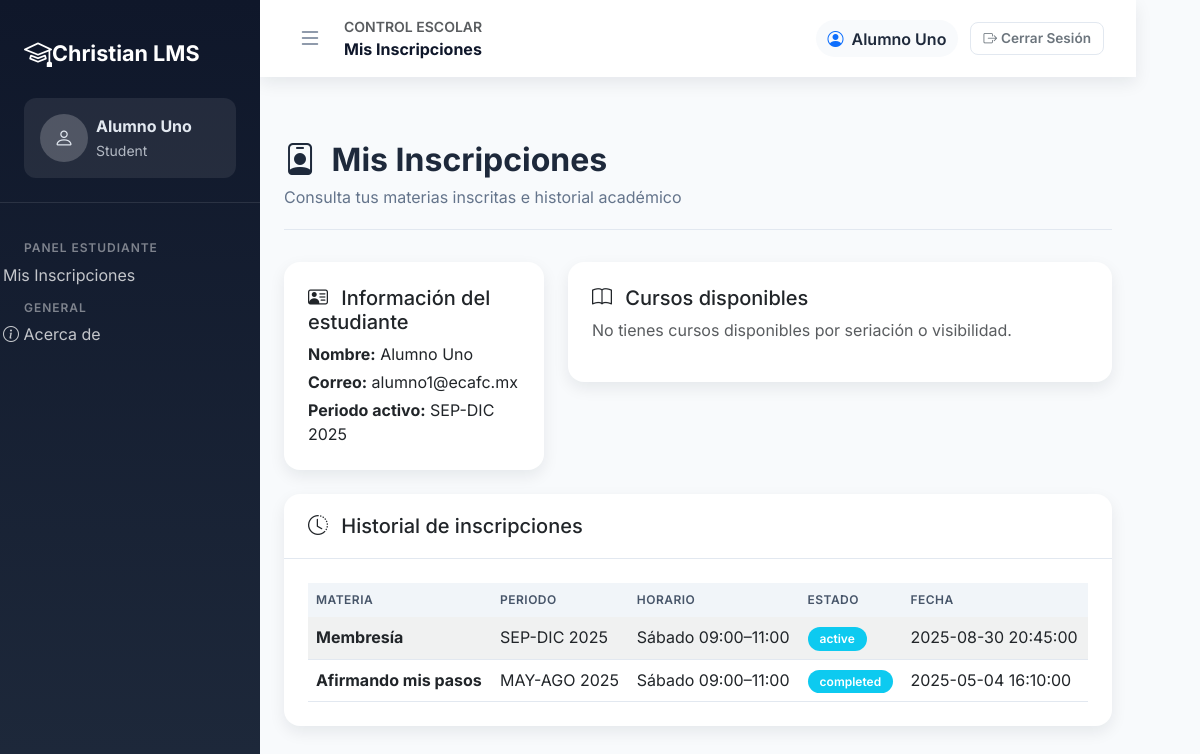
The app's page /enrollments (signed in) with its own data.
### tables this page shows
CREATE TABLE `terms` (
  `id` int(10) UNSIGNED NOT NULL,
  `code` varchar(30) NOT NULL,
  `name` varchar(120) NOT NULL,
  `start_date` date DEFAULT NULL,
  `inscriptions_start` date NOT NULL,
  `inscriptions_end` date NOT NULL,
  `term_start` date NOT NULL,
  `term_end` date NOT NULL,
  `status` enum('draft','active','closed') NOT NULL DEFAULT 'draft',
  `created_at` timestamp NOT NULL DEFAULT CURRENT_TIMESTAMP,
  `updated_at` timestamp NOT NULL DEFAULT CURRENT_TIMESTAMP ON UPDATE CURRENT_TIMESTAMP,
  `enrollment_start` date DEFAULT NULL,
  `enrollment_end` date DEFAULT NULL
);

CREATE TABLE `enrollments` (
  `id` int(10) UNSIGNED NOT NULL,
  `student_id` int(10) UNSIGNED NOT NULL,
  `course_id` int(10) UNSIGNED NOT NULL,
  `enrollment_at` timestamp NOT NULL DEFAULT CURRENT_TIMESTAMP,
  `status` enum('active','pending','cancelled','completed') NOT NULL DEFAULT 'active',
  `payment_status` enum('pending','paid','partial','overdue') NOT NULL DEFAULT 'pending',
  `total_amount` decimal(10,2) NOT NULL DEFAULT '0.00',
  `paid_amount` decimal(10,2) NOT NULL DEFAULT '0.00',
  `notes` text,
  `created_at` timestamp NOT NULL DEFAULT CURRENT_TIMESTAMP,
  `updated_at` timestamp NOT NULL DEFAULT CURRENT_TIMESTAMP ON UPDATE CURRENT_TIMESTAMP
);

CREATE TABLE `subjects` (
  `id` int(10) UNSIGNED NOT NULL,
  `code` varchar(30) NOT NULL,
  `name` varchar(160) NOT NULL,
  `module_id` int(10) UNSIGNED DEFAULT NULL,
  `module` enum('I','II','III') DEFAULT NULL,
  `description` text,
  `is_active` tinyint(1) NOT NULL DEFAULT '1',
  `created_at` timestamp NOT NULL DEFAULT CURRENT_TIMESTAMP,
  `updated_at` timestamp NOT NULL DEFAULT CURRENT_TIMESTAMP ON UPDATE CURRENT_TIMESTAMP
);

CREATE TABLE `courses` (
  `id` int(10) UNSIGNED NOT NULL,
  `term_id` int(10) UNSIGNED NOT NULL,
  `subject_id` int(10) UNSIGNED NOT NULL,
  `group_name` varchar(80) NOT NULL,
  `schedule_label` varchar(120) NOT NULL,
  `modality` enum('zoom','presencial','mixto') NOT NULL DEFAULT 'zoom',
  `zoom_url` varchar(500) DEFAULT NULL,
  `pdf_path` varchar(255) DEFAULT NULL,
  `capacity` int(10) UNSIGNED NOT NULL DEFAULT '0',
  `status` enum('open','closed','archived') NOT NULL DEFAULT 'open',
  `created_at` timestamp NOT NULL DEFAULT CURRENT_TIMESTAMP,
  `updated_at` timestamp NOT NULL DEFAULT CURRENT_TIMESTAMP ON UPDATE CURRENT_TIMESTAMP
);

### src/UI/Views/enrollments/index.php (the view, shortened to what this page needs)
<?php
$studentName = $_SESSION['user_name'] ?? 'Estudiante';
$studentEmail = $_SESSION['user_email'] ?? 'correo@ejemplo.com';
$activePeriodName = $activePeriod['name'] ?? 'Sin periodo activo';
?>
<div class="container-xxl app-content">
    <div class="page-header">
        <div>
            <h1 class="page-title"><i class="bi bi-person-badge me-2"></i> Mis Inscripciones</h1>
            <p class="page-subtitle">Consulta tus materias inscritas e historial académico</p>
        </div>
    </div>
    <div class="row mb-4">
        <div class="col-lg-4">
            <div class="card">
                <div class="card-body">
                    <h5 class="card-title"><i class="bi bi-person-vcard me-2"></i> Información del estudiante</h5>
                    <p class="mb-1"><strong>Nombre:</strong> <?= htmlspecialchars($studentName) ?></p>
                    <p class="mb-1"><strong>Correo:</strong> <?= htmlspecialchars($studentEmail) ?></p>
                    <p class="mb-0"><strong>Periodo activo:</strong> <?= htmlspecialchars($activePeriodName) ?></p>
                </div>
            </div>
        </div>
        <div class="col-lg-8">
            <div class="card">
                <div class="card-body">
                    <h5 class="card-title"><i class="bi bi-book me-2"></i> Cursos disponibles</h5>
                    <?php if (!$activePeriod): ?>
                        <p class="text-muted">No hay un periodo académico activo.</p>
                    <?php elseif (!$enrollmentWindowOpen): ?>
                        <p class="text-warning">La ventana de inscripción está cerrada.</p>
                    <?php elseif (empty($availableCourses)): ?>
                        <p class="text-muted">No tienes cursos disponibles por seriación o visibilidad.</p>
                    <?php endif; ?>
                </div>
            </div>
        </div>
    </div>
    <div class="row">
        <div class="col-12">
            <div class="card">
                <div class="card-header">
                    <h5 class="mb-0"><i class="bi bi-clock-history me-2"></i> Historial de inscripciones</h5>
                </div>
                <div class="card-body">
                    <?php if (empty($studentEnrollments)): ?>
                        <p class="text-muted">Aún no tienes inscripciones registradas.</p>
                    <?php else: ?>
                        <div class="table-responsive">
                            <table class="table table-striped">
                                <thead>
                                    <tr>
                                        <th>Materia</th>
                                        <th>Periodo</th>
                                        <th>Horario</th>
                                        <th>Estado</th>
                                        <th>Fecha</th>
                                    </tr>
                                </thead>
                                <tbody>
                                    <?php foreach ($studentEnrollments as $enrollment): ?>
                                        <tr>
                                            <td>
                                                <div class="fw-bold"><?= htmlspecialchars($enrollment['subject_name']) ?></div>
                                            </td>
                                            <td><?= htmlspecialchars($enrollment['term_name']) ?></td>
                                            <td><?= htmlspecialchars($enrollment['schedule_label'] ?? 'Por definir') ?></td>
                                            <td><span class="badge bg-info"><?= htmlspecialchars($enrollment['status']) ?></span></td>
                                            <td><?= htmlspecialchars($enrollment['enrollment_at']) ?></td>
                                        </tr>
                                    <?php endforeach; ?>
                                </tbody>
                            </table>
                        </div>
                    <?php endif; ?>
                </div>
            </div>
        </div>
    </div>
</div>

### public/assets/css/ui-premium.css (style rules this page uses)
:root { --primary-color: #4f46e5; --primary-dark: #4338ca; --secondary-color: #0f172a; --success-color: #16a34a; --warning-color: #f59e0b; --danger-color: #ef4444; --info-color: #0ea5e9; --muted-color: #64748b; --border-color: #e2e8f0; --surface-color: #ffffff; --surface-alt: #f8fafc; --radius-lg: 16px; --radius-md: 12px; --radius-sm: 8px; --shadow-sm: 0 6px 16px rgba(15, 23, 42, 0.08); --shadow-md: 0 10px 30px rgba(15, 23, 42, 0.12); }
* { box-sizing: border-box; }
body { font-family: 'Inter', 'Segoe UI', sans-serif; background-color: var(--surface-alt); color: #0f172a; }
.app-body { min-height: 100vh; }
.app-content { max-width: 1400px; margin: 0 auto; padding: 2rem 1.5rem 3rem; }
.page-header { display: flex; align-items: flex-start; justify-content: space-between; gap: 1.5rem; margin-bottom: 2rem; padding-bottom: 1.25rem; border-bottom: 1px solid var(--border-color); }
.page-header .page-title { font-size: 2rem; font-weight: 700; margin-bottom: 0.35rem; }
.page-header .page-subtitle { color: var(--muted-color); margin-bottom: 0; }
.card { border: none; border-radius: var(--radius-lg); box-shadow: var(--shadow-sm); }
.card-header { background-color: transparent; border-bottom: 1px solid var(--border-color); padding: 1.25rem 1.5rem; }
.card-body { padding: 1.5rem; }
.table { margin-bottom: 0; border-color: var(--border-color); }
.table thead th { background-color: #f1f5f9; border: none; font-weight: 600; color: #475569; text-transform: uppercase; font-size: 0.75rem; letter-spacing: 0.04em; }
.table tbody tr { transition: background-color 0.2s ease; }
.table-striped > tbody > tr:nth-of-type(odd) > * { background-color: #fdfefe; }
.badge { border-radius: 999px; font-weight: 600; padding: 0.35rem 0.75rem; }
.page-title { font-size: 2rem; font-weight: 700; color: #1e293b; }
.page-subtitle { color: var(--muted-color); font-size: 1rem; }

### records on screen
terms: name "SEP-DIC 2025"
enrollments: subjects.name "Membresía", terms.name "SEP-DIC 2025", course.schedule_label "Sábado 09:00–11:00", status "active", enrollment_at "2025-08-30 20:45:00"
enrollments: subjects.name "Afirmando mis pasos", terms.name "MAY-AGO 2025", course.schedule_label "Sábado 09:00–11:00", status "completed", enrollment_at "2025-05-04 16:10:00"

### other values on screen
$displayName "Alumno Uno"
ucfirst($userRole) ?: 'Usuario' "Student"
$displayTitle "Mis Inscripciones"
$studentName "Alumno Uno"
$studentEmail "alumno1@ecafc.mx"
